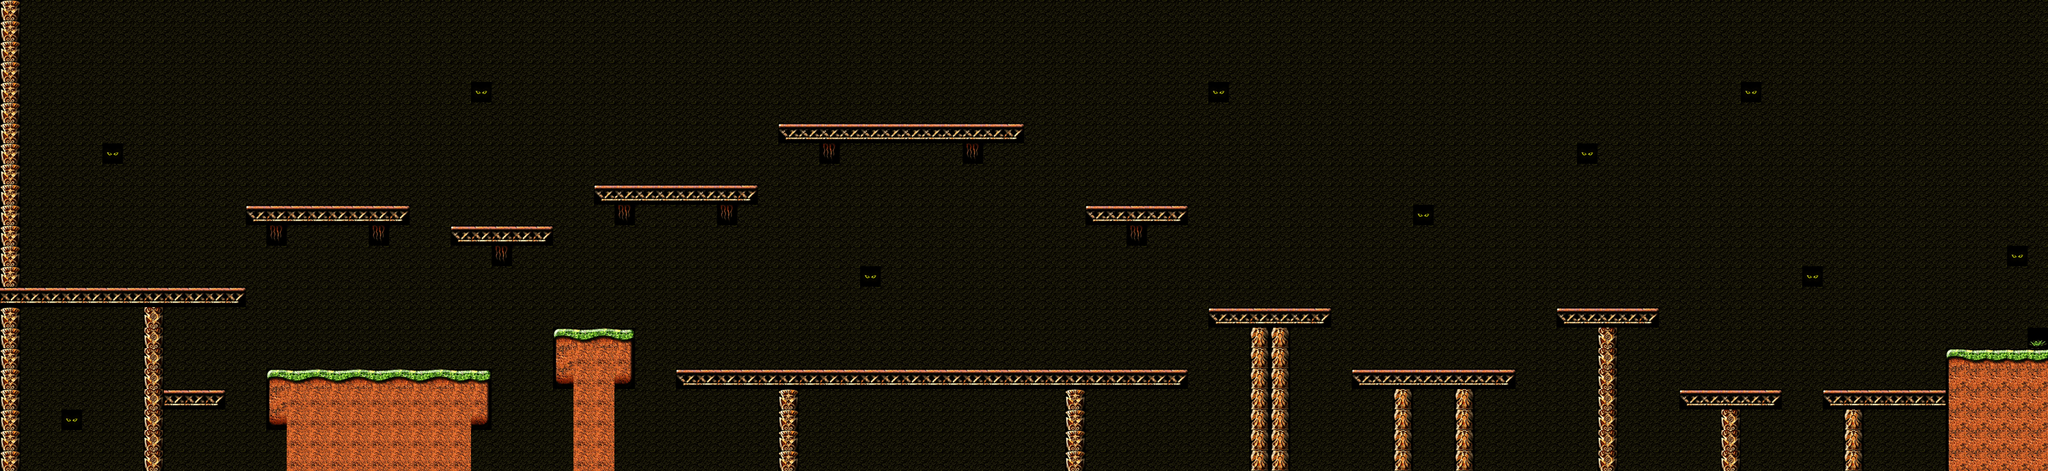

The image is a tile-based game level rendered from a .tmx file. Its description and source (layers, tilesets, objects; grid data summarised) follow:
An orthogonal 100x23 tile map with 32x32 px tiles, 2 tile layers (background, collideLayer) and 12 objects (hero, m1, m2, m3, m4, ...).

<map version="1.0" orientation="orthogonal" renderorder="right-down" width="100" height="23" tilewidth="32" tileheight="32" nextobjectid="13">
 <tileset firstgid="1" name="tile0" tilewidth="32" tileheight="32">
  <image source="tile0.png" width="320" height="128" />
 </tileset>
 <layer name="background" width="100" height="23">
  <data>[2300 cells, 2300 non-empty, 21 distinct tile ids]</data>
 </layer>
 <layer name="collideLayer" width="100" height="23" opacity="0.01">
  <data>[2300 cells, 339 non-empty, 2 distinct tile ids]</data>
 </layer>
 <objectgroup name="objLayer">
  <object id="1" name="hero" x="109.091" y="381.818" width="39.3939" height="33.3333" />
  <object id="2" name="m1" x="506.061" y="272.727" width="54.5455" height="39.3939" />
  <object id="3" name="m2" x="618.182" y="527.273" width="22.7879" height="17.5152" />
  <object id="4" name="m3" x="1018.18" y="239.394" width="49.5758" height="19.5152" />
  <object id="5" name="m4" x="1248.48" y="527.273" width="17.5758" height="25.4545" />
  <object id="6" name="m5" x="1760.61" y="266.667" width="35.3939" height="22.4848" />
  <object id="7" name="m6" x="2230.3" y="524.242" width="35.5758" height="33.4545" />
  <object id="8" name="m7" x="1684.85" y="515.152" width="24.6061" height="27.3939" />
  <object id="9" name="m8" x="2512.12" y="430.303" width="17.3939" height="24.4242" />
  <object id="10" name="m9" x="1387.88" y="142.424" width="29.4545" height="17.3939" />
  <object id="11" name="m10" x="2924.24" y="566.667" width="35.6364" height="27.3333" />
  <object id="12" x="1766" y="276" width="44" />
 </objectgroup>
</map>